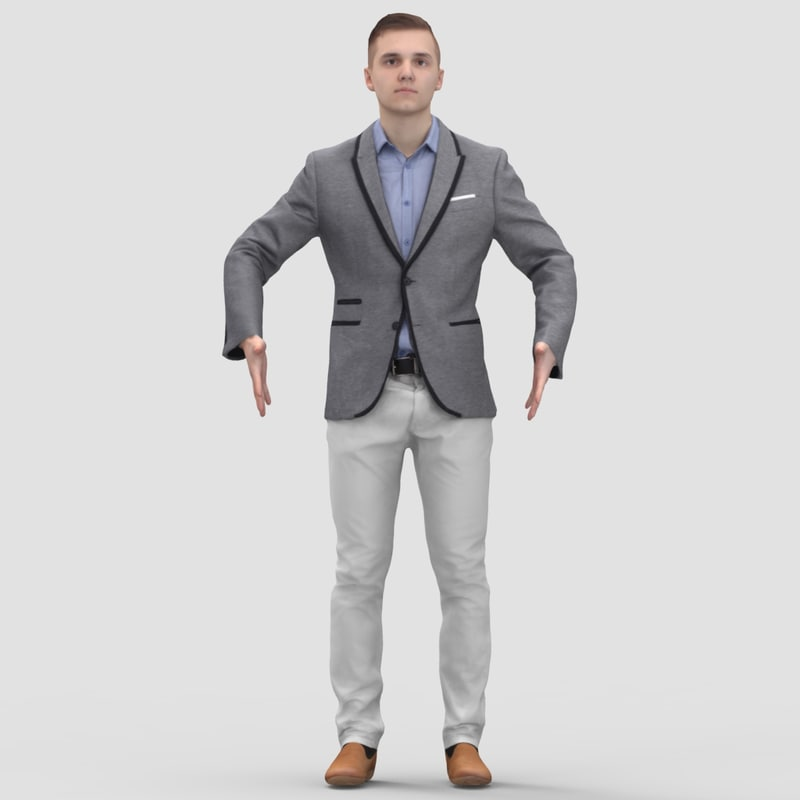
#> input picture processing/testPose.jpg, 800 x 800 px
$ python -i preprocessing.py   (imports and definitions only)   (older library calls are emulated)
#> lines starting #> are read from the running program, lines starting #| are printed output that depends on the picture
#> further down, picture is the input picture: shape (800, 800, 3); mean B, G, R 208.5, 208.1, 208.9
import cv2
import numpy as np

def ham_tien_xu_ly(frame_goc):
    """
    Thực hiện tiền xử lý ảnh:
    1. Chuyển sang ảnh xám để xử lý.
    2. Áp dụng: Lọc Gaussian -> Cân bằng Histogram -> Làm sắc nét Laplace.
    3. Chuyển ảnh xám đã xử lý về định dạng RGB (vì mediapipe cần ảnh 3 kênh).
    """
    try:
    # ----------------- [Start] Kiểm tra ảnh đầu vào -----------
        if frame_goc is None or frame_goc.size == 0:
            print("[Lỗi Preprocessing] Ảnh đầu vào không hợp lệ!")
            return frame_goc
    #------------------------ [End] Kiểm tra ảnh đầu vào ------


    # ------------------------ [Start] Xử lý ảnh -------------------
        # --- a) Chuyển sang ảnh xám
        gray_frame = cv2.cvtColor(frame_goc, cv2.COLOR_BGR2GRAY)
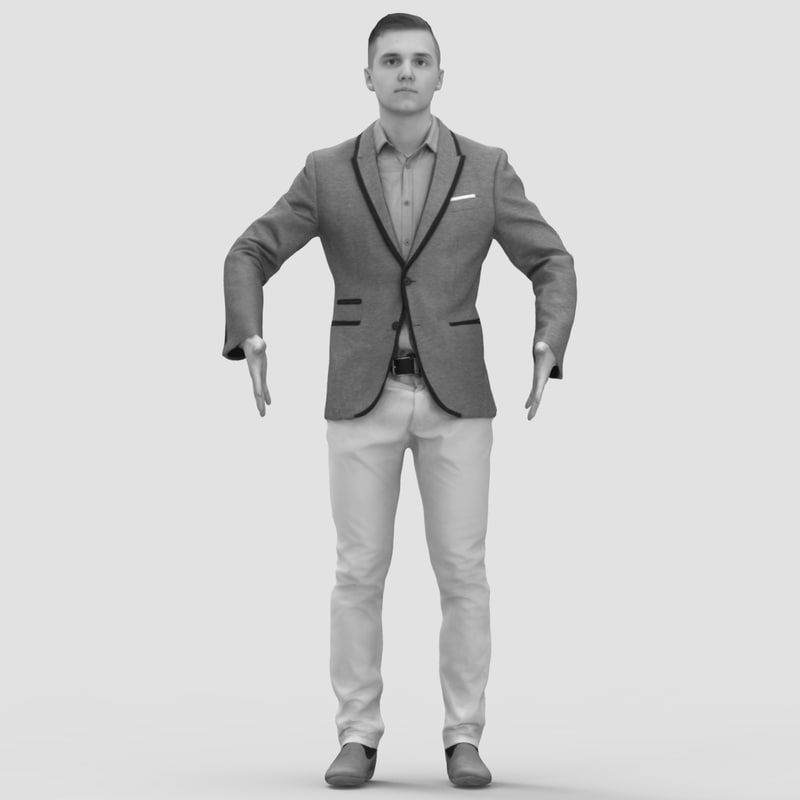
#> gray_frame: shape (800, 800); min 1, max 254, mean 208.4

        # --- b) Lọc Gaussian (Giảm nhiễu) trên ảnh xám
        blurred_frame = cv2.GaussianBlur(gray_frame, (5, 5), 0)

        # --- c) Cân bằng Histogram (Tăng cường tương phản) trên ảnh đã lọc nhiễu
        equalized_frame = cv2.equalizeHist(blurred_frame)
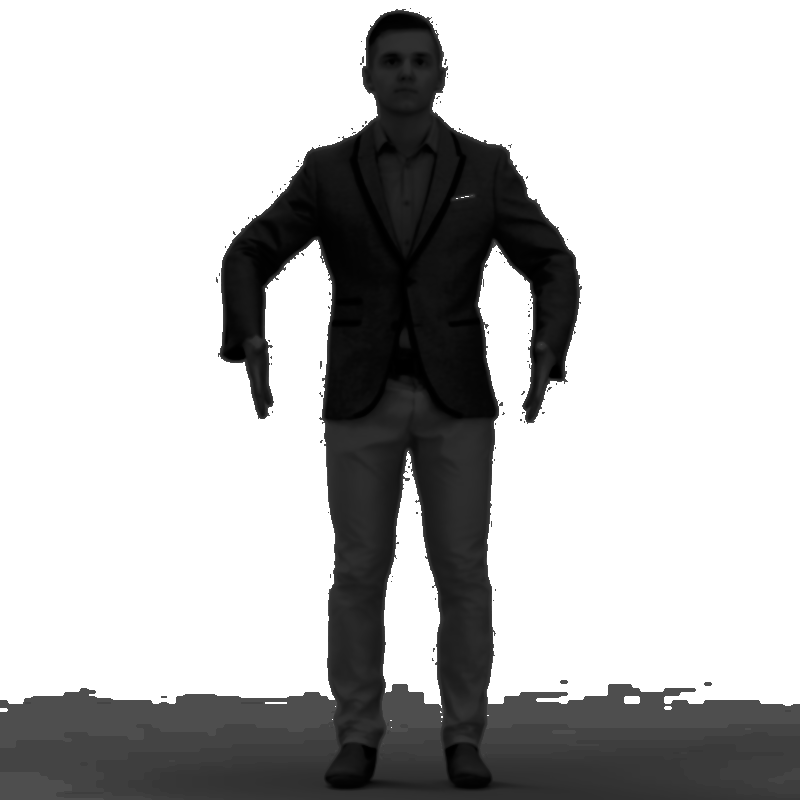
#> equalized_frame: shape (800, 800); min 0, max 255, mean 189


        # --- d) phát hiện biên bằng Laplace (Tăng sắc nét cho biên) ---
        laplacian = cv2.Laplacian(equalized_frame, cv2.CV_64F, ksize=2)
        lap_abs = cv2.convertScaleAbs(laplacian)
        sharpened_gray_frame = cv2.subtract(equalized_frame, lap_abs) # ảnh gốc - ảnh biên
# ------------------------ [End] Xử lý ảnh ------------------------


# -------------- [Start]  Chuyển ảnh xám đã xử lý về BGR -----------------
        final_bgr_frame = cv2.cvtColor(sharpened_gray_frame, cv2.COLOR_GRAY2BGR)

        # --- Kết quả trả về ---
        return final_bgr_frame
# -------------- -[End]  Chuyển ảnh xám đã xử lý về BGR -------------------

    except Exception as e:
        print(f"[LỖI] Trong hàm ham_tien_xu_ly: {e}")
        return frame_goc # Trả về ảnh gốc nếu có lỗi


# --- Hàm resize_frame giữ nguyên ---
def resize_frame(frame, max_width=1280, max_height=720):
    h, w = frame.shape[:2]
    if w > max_width or h > max_height:
        scale = min(max_width / w, max_height / h)
        new_w = int(w * scale)
        new_h = int(h * scale)
        resized = cv2.resize(frame, (new_w, new_h), interpolation=cv2.INTER_AREA)
        return resized
    return frame

>>> import cv2
>>> picture = cv2.imread('testPose.jpg')
>>> result = ham_tien_xu_ly(picture)
